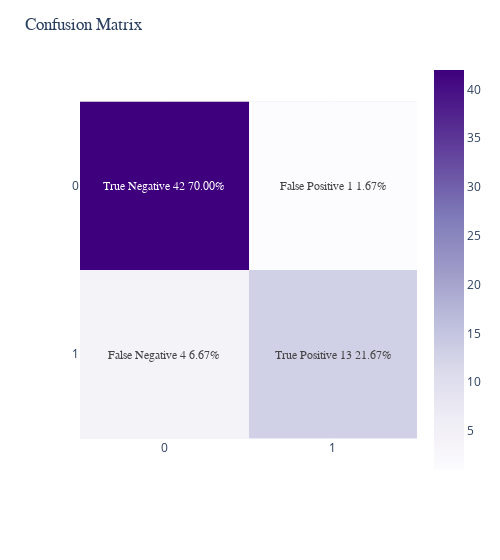

Here is the notebook cell this chart was saved with:
### Code cell
# function plot confusion matrix
def plot_cunfusion_matrix(lr: LogisticRegression,X_train: pd.DataFrame,X_test: pd.DataFrame,y_train: pd.Series,y_test: pd.Series) -> None:
    # traning a model
    lr.fit(X_train,y_train)
    # making predict
    y_pred = lr.predict(X_test)
    cm = confusion_matrix(y_test,y_pred)
    names = ['True Negative','False Positive','False Negative','True Positive']
    counts = [num for num in cm.flatten()]
    percents = [f'{num:.2%}' for num in cm.flatten()/np.sum(cm)]
    labels = [f'{value_1}\n{value_2}\n{value_3}' for value_1,value_2,value_3 in zip(names,counts,percents)]
    labels = np.asarray(labels).reshape(2,2)
    fig = px.imshow(cm,x=['0','1'],y=['0','1'],color_continuous_scale='purples')
    fig.update_traces(text=labels,texttemplate='%{text}',textfont = dict(size=12,family='Rockwell'))
    fig.update_layout(title = dict(text='Confusion Matrix',font_family='RockWell'),width=500)
    fig.show()

plot_cunfusion_matrix(lr,X_train,X_test,y_train,y_test)

### Figure 1 — Plotly figure (JSON) as saved in the notebook; plotly's stock layout.template omitted (floating-point values rounded to 4 significant figures)
{"data": [{"coloraxis": "coloraxis", "hovertemplate": "x: %{x}<br>y: %{y}<br>color: %{z}<extra></extra>", "name": "0", "text": [["True Negative\n42\n70.00%", "False Positive\n1\n1.67%"], ["False Negative\n4\n6.67%", "True Positive\n13\n21.67%"]], "textfont": {"family": "Rockwell", "size": 12}, "texttemplate": "%{text}", "type": "heatmap", "x": ["0", "1"], "xaxis": "x", "y": ["0", "1"], "yaxis": "y", "z": [[42, 1], [4, 13]]}], "layout": {"coloraxis": {"colorscale": [[0, "rgb(252,251,253)"], [0.125, "rgb(239,237,245)"], [0.25, "rgb(218,218,235)"], [0.375, "rgb(188,189,220)"], [0.5, "rgb(158,154,200)"], [0.625, "rgb(128,125,186)"], [0.75, "rgb(106,81,163)"], [0.875, "rgb(84,39,143)"], [1, "rgb(63,0,125)"]]}, "margin": {"t": 60}, "title": {"font": {"family": "RockWell"}, "text": "Confusion Matrix"}, "width": 500, "xaxis": {"anchor": "y", "constrain": "domain", "domain": [0, 1], "scaleanchor": "y"}, "yaxis": {"anchor": "x", "autorange": "reversed", "constrain": "domain", "domain": [0, 1]}}}
